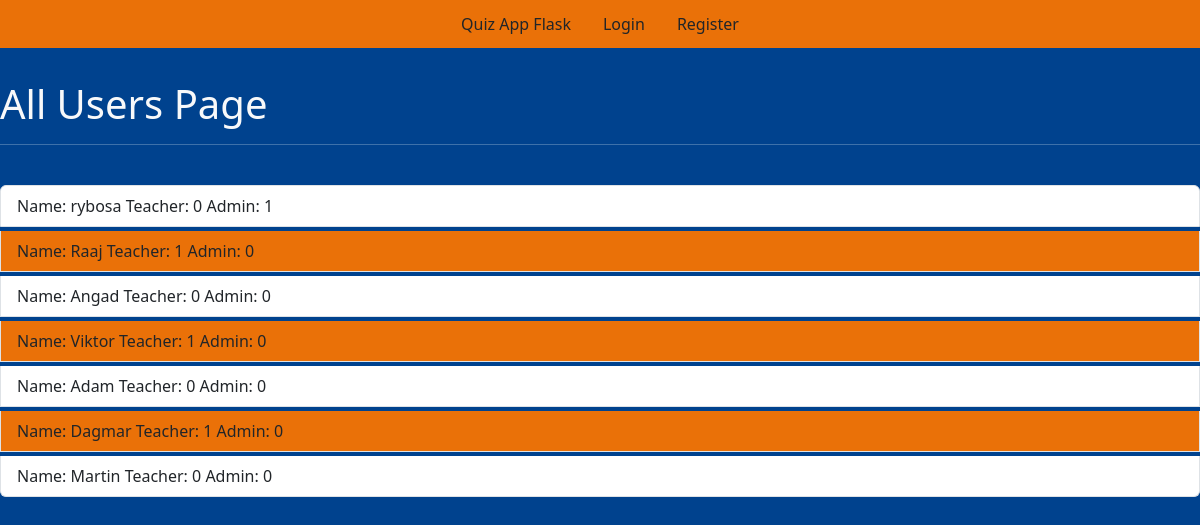
Screenshot of /allusers with the database file from the repository.
### tables this page shows
CREATE TABLE users (id integer primary key autoincrement, name text not null, password text not null, teacher boolean not null, admin boolean not null);

### app.py (the view)
@app.route('/allusers', methods = ["POST", "GET"])
def allusers():
    user = get_current_user()
    db = getDatabase()
    user_cursor = db.execute("select * from users")
    allusers = user_cursor.fetchall()
    return render_template("allusers.html", user = user, allusers = allusers)

### app.py (called while the page is built)
@app.teardown_appcontext
def close_database(error):
    if hasattr(g, 'flaskapp_db'):
        g.flaskapp_db.close()

def get_current_user():
    user_result = None
    if 'user' in session:
        user = session['user']
        db = getDatabase()
        user_cursor = db.execute("select * from users where name = ?", [user])
        user_result = user_cursor.fetchone()
    return user_result

### database.py (called while the page is built)
def connect_to_database():
    sql = sqlite3.connect('C:/Users/ryto0/Desktop/flask-mat-main/flaskapp.db')
    sql.row_factory = sqlite3.Row
    return sql

def getDatabase():
    if not hasattr(g, "flaskapp_db"):
        g.flaskapp_db = connect_to_database()
    return g.flaskapp_db

### templates/allusers.html (shortened to what this page needs)
{% from "showlinks.html" import show_links %}
<!doctype html>
<html lang="cs">
<head>
    <link href="https://cdn.jsdelivr.net/npm/bootstrap@5.3.2/dist/css/bootstrap.min.css" rel="stylesheet">
    <link rel="stylesheet" type="text/css" href="{{ url_for('static', filename = 'home.css') }}">
</head>
<body>
    <div class="parent">
        <div class="header mb-2">
            {{ show_links(user) }}
        </div>
        <br class="questions_answered container text-light p-3">
        <h1 class="text-light">All Users Page</h1>
        <hr class="text-light" /><br/>
        <div class="list-group">
            {% if allusers %} {% for eachuser in allusers %}
            <a href="{{ url_for('promote', id = eachuser['id']) }}" class="list-group-item list-group-item-action mb-1 {% if eachuser['teacher'] == 1 %} linkcolor {% endif %}">
                    Name: {{ eachuser ['name']}}   Teacher: {{ eachuser['teacher'] }}   Admin: {{ eachuser['admin'] }}
                </a> {% endfor %} {% endif %}
        </div>
    </div>
</body>
</html>

### templates/showlinks.html (shortened to what this page needs)
{% macro show_links(user) %}
<ul class="nav justify-content-center p-1">
    <li class="nav-item">
        <a class="nav-link text-dark" aria-current="page" href="{{ url_for('index') }}">Quiz App Flask</a>
    </li>
    {% if not user %}
    <li class="nav-item">
        <a class="nav-link text-dark" href="{{ url_for('login') }}">Login</a>
    </li>
    <li class="nav-item">
        <a class="nav-link text-dark" href="{{ url_for('register') }}">Register</a>
    </li>
    {% endif %}
</ul>
{% endmacro %}

### static/home.css (style rules this page uses)
body { background-color: rgb(0, 66, 142); }
.header { background-color: rgb(234, 113, 8); }
.linkcolor { background-color: rgb(234, 113, 8); }

### rows the page displays
users: name "rybosa", teacher "0", admin "1"
users: name "Raaj", teacher "1", admin "0"
users: name "Angad", teacher "0", admin "0"
users: name "Viktor", teacher "1", admin "0"
users: name "Adam", teacher "0", admin "0"
users: name "Dagmar", teacher "1", admin "0"
users: name "Martin", teacher "0", admin "0"
